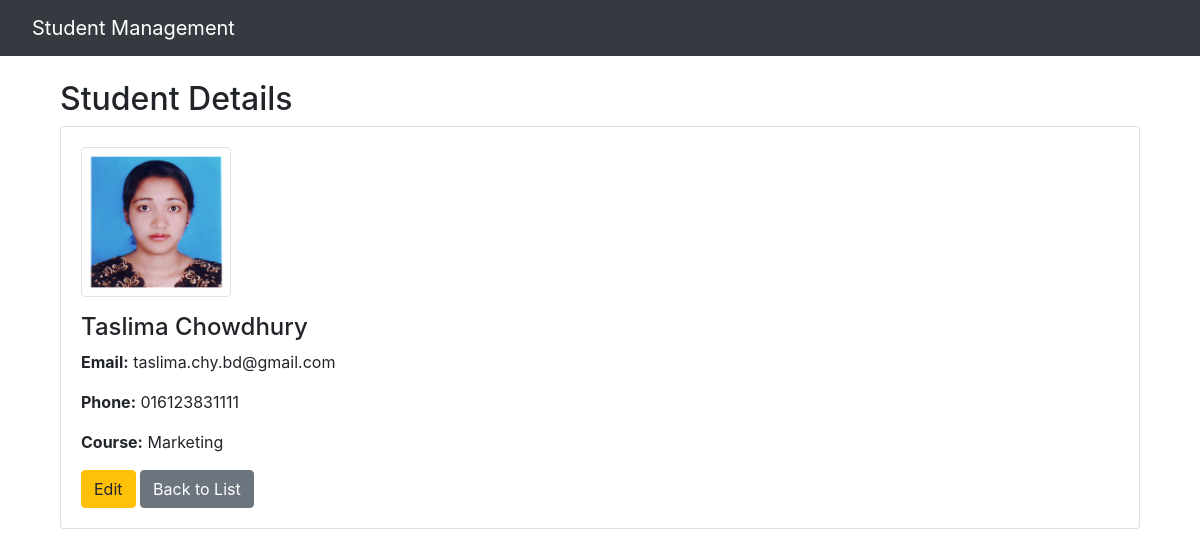
The page /student/2/ on the database its author committed.
### student_app/models.py (models this page shows, shortened)
class Student(models.Model):
    name = models.CharField(max_length=100)
    email = models.EmailField(unique=True)
    phone_number = models.CharField(max_length=15)
    course = models.CharField(max_length=100)
    photo = models.ImageField(upload_to='students_photos/', blank=True, null=True)

### student_app/views.py (the view)
# urls.py: path('student/<int:pk>/', StudentDetailView.as_view(), name='student_detail'),
class StudentDetailView(DetailView):
    model = Student
    template_name = 'students/student_detail.html'
    context_object_name = 'student'

### student_app/templates/students/student_detail.html
{% extends 'base.html' %}
{% block content %}
<div class="container mt-4">
    <h2>Student Details</h2>
    <div class="card">
        <div class="card-body">
            {% if student.photo %}
                <img src="{{ student.photo.url }}" class="img-thumbnail mb-3" width="150" height="150">
            {% endif %}
            <h4>{{ student.name }}</h4>
            <p><strong>Email:</strong> {{ student.email }}</p>
            <p><strong>Phone:</strong> {{ student.phone_number }}</p>
            <p><strong>Course:</strong> {{ student.course }}</p>
            <a href="{% url 'student_edit' student.id %}" class="btn btn-warning">Edit</a>
            <a href="{% url 'student_list' %}" class="btn btn-secondary">Back to List</a>
        </div>
    </div>
</div>
{% endblock %}

### rows shown on the page
Student: photo (picture), name "Taslima Chowdhury", email "taslima.chy.bd@gmail.com", phone_number "016123831111", course "Marketing"
